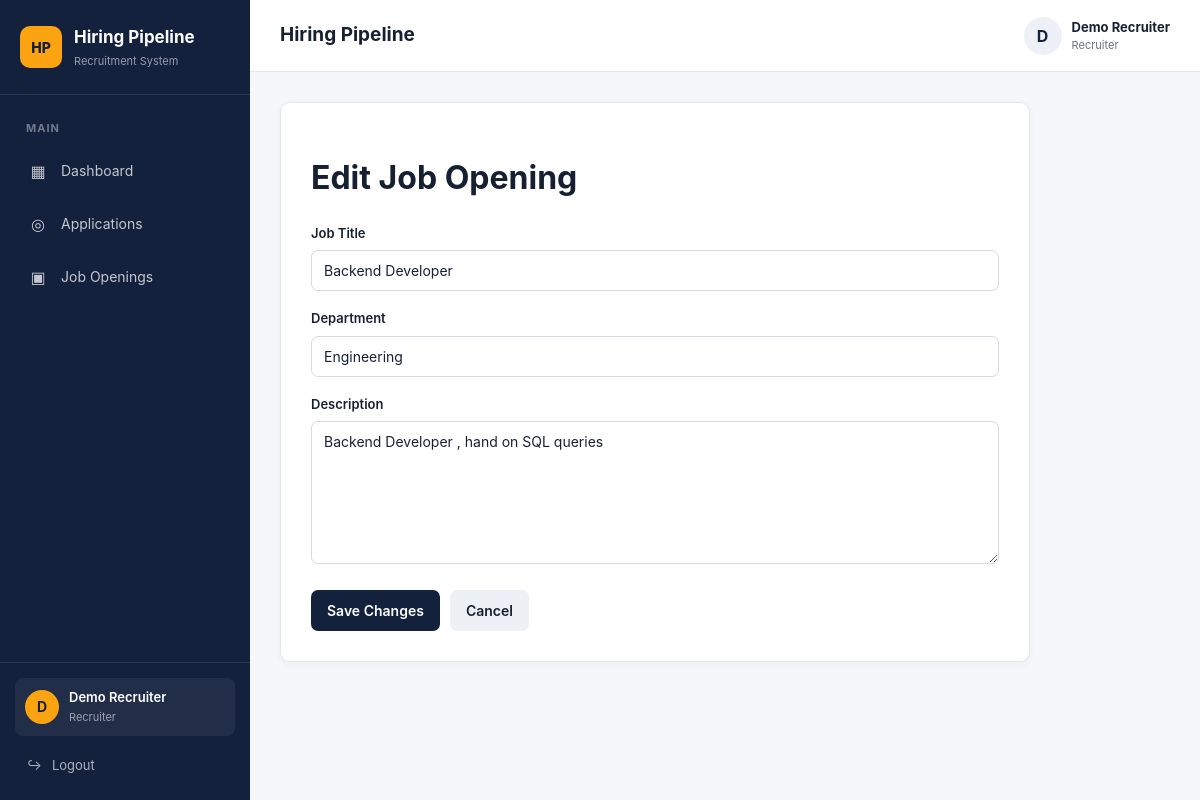
The app's page /jobs/4/edit (signed in) with its own data.
### models/user.py (models this page shows, shortened)
class User(UserMixin, db.Model):
    __tablename__ = "users"
    id = db.Column(db.Integer, primary_key=True)
    name = db.Column(db.String(100), nullable=False)
    email = db.Column(
        db.String(150),
        unique=True,
        nullable=False,
        index=True
    )
    password_hash = db.Column(db.String(255), nullable=False)
    role = db.Column(
        db.String(20),
        nullable=False
    )
    created_at = db.Column(
        db.DateTime,
        server_default=db.func.now()
    )

### models/job.py (models this page shows)
class JobOpening(db.Model):
    __tablename__ = "job_openings"
    id = db.Column(db.Integer, primary_key=True)
    title = db.Column(
        db.String(150),
        nullable=False
    )
    department = db.Column(
        db.String(100),
        nullable=False
    )
    description = db.Column(
        db.Text,
        nullable=True
    )
    status = db.Column(
        db.String(20),
        nullable=False,
        default="open",
        index=True
    )
    created_at = db.Column(
        db.DateTime,
        server_default=db.func.now()
    )
    updated_at = db.Column(
        db.DateTime,
        server_default=db.func.now(),
        onupdate=db.func.now()
    )
    applications = db.relationship(
        "Application",
        back_populates="job",
        lazy=True
    )
    description = db.Column(
        db.Text,
        nullable=True
    )
    status = db.Column(
        db.String(20),
        nullable=False,
        default="open"
    )
    created_at = db.Column(
        db.DateTime,
        server_default=db.func.now()
    )
    updated_at = db.Column(
        db.DateTime,
        server_default=db.func.now(),
        onupdate=db.func.now()
    )
    applications = db.relationship(
        "Application",
        back_populates="job",
        lazy=True
    )

### routes/jobs.py (the view, shortened to what this page needs)
@jobs_bp.route("/<int:job_id>/edit", methods=["GET", "POST"])
@role_required("recruiter")
def edit_job(job_id):
    job = db.session.get(JobOpening, job_id)
    if not job:
        abort(404)
    return render_template(
        "jobs/edit.html",
        job=job
    )

### templates/jobs/edit.html (shortened to what this page needs)
{% extends "base.html" %}
{% block content %}
<div class="form-card">
    <h1>Edit Job Opening</h1>
    <form method="POST">
        <div class="form-group">
            <label for="title">
                Job Title
            </label>
            <input
                type="text"
                id="title"
                name="title"
                value="{{ job.title }}"
                required
            >
        </div>
        <div class="form-group">
            <label for="department">
                Department
            </label>
            <input
                type="text"
                id="department"
                name="department"
                value="{{ job.department }}"
                required
            >
        </div>
        <div class="form-group">
            <label for="description">
                Description
            </label>
            <textarea
                id="description"
                name="description"
                rows="7"
            >{{ job.description or '' }}</textarea>
        </div>
        <div class="form-actions">
            <button
                type="submit"
                class="btn"
            >
                Save Changes
            </button>
            <a
                href="{{ url_for('jobs.job_list') }}"
                class="btn-secondary"
            >
                Cancel
            </a>
        </div>
    </form>
</div>
{% endblock %}

### templates/base.html (shortened to what this page needs)
<!DOCTYPE html>
<html lang="en">
<head>
    <link
        rel="stylesheet"
        href="{{ url_for('static', filename='css/style.css') }}"
    >
</head>
<body>
    {% if current_user.is_authenticated %}
        <div class="app-layout">
            <aside class="sidebar">
                <div class="sidebar-brand">
                    <div class="brand-icon">
                        HP
                    </div>
                    <div>
                        <div class="brand-title">
                            Hiring Pipeline
                        </div>
                        <div class="brand-subtitle">
                            Recruitment System
                        </div>
                    </div>
                </div>
                <nav class="sidebar-nav">
                    <div class="nav-section-title">
                        MAIN
                    </div>
                    <a
                        href="{{ url_for('dashboard.dashboard') }}"
                        class="sidebar-link"
                    >
                        <span class="nav-icon">
                            ▦
                        </span>
                        <span>
                            Dashboard
                        </span>
                    </a>
                    {% if current_user.role == "recruiter" %}
                        <a
                            href="{{ url_for(
                                'applications.application_list'
                            ) }}"
                            class="sidebar-link"
                        >
                            <span class="nav-icon">
                                ◎
                            </span>
                            <span>
                                Applications
                            </span>
                        </a>
                        <a
                            href="{{ url_for('jobs.job_list') }}"
                            class="sidebar-link"
                        >
                            <span class="nav-icon">
                                ▣
                            </span>
                            <span>
                                Job Openings
                            </span>
                        </a>
                    {% endif %}
                </nav>
                <div class="sidebar-bottom">
                    <div class="user-card">
                        <div class="user-avatar">
                            {{ current_user.name[0]|upper }}
                        </div>
                        <div class="user-info">
                            <div class="user-name">
                                {{ current_user.name }}
                            </div>
                            <div class="user-role">
                                {{ current_user.role|title }}
                            </div>
                        </div>
                    </div>
                    <a
                        href="{{ url_for('auth.logout') }}"
                        class="logout-link"
                    >
                        <span>
                            ↪
                        </span>
                        Logout
                    </a>
                </div>
            </aside>
            <div class="main-area">
                <header class="topbar">
                    <div class="topbar-left">
                        <div>
                            <div class="topbar-title">
                                {% block page_title %}
                                Hiring Pipeline
                                {% endblock %}
                            </div>
                        </div>
                    </div>
                    <div class="topbar-user">
                        <div class="topbar-avatar">
                            {{ current_user.name[0]|upper }}
                        </div>
                        <div class="topbar-user-details">
                            <strong>
                                {{ current_user.name }}
                            </strong>
                            <span>
                                {{ current_user.role|title }}
                            </span>
                        </div>
                    </div>
                </header>
                <main class="main-content">
                    {% block content %}
                    {% endblock %}
                </main>
            </div>
        </div>
    {% endif %}
</body>
</html>

### records on screen
User: name "D", name "Demo Recruiter", role "Recruiter"
JobOpening: title "Backend Developer", department "Engineering", description "Backend Developer , hand on SQL queries"
